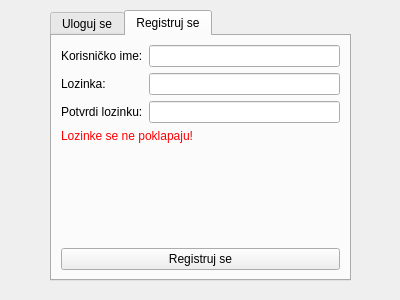
<?xml version="1.0" encoding="UTF-8"?>
<ui version="4.0">
 <class>LoginDialog</class>
 <widget class="QDialog" name="LoginDialog">
  <property name="geometry">
   <rect>
    <x>0</x>
    <y>0</y>
    <width>400</width>
    <height>300</height>
   </rect>
  </property>
  <property name="windowTitle">
   <string>Dialog</string>
  </property>
  <widget class="QTabWidget" name="tabWidget">
   <property name="geometry">
    <rect>
     <x>50</x>
     <y>10</y>
     <width>301</width>
     <height>271</height>
    </rect>
   </property>
   <property name="currentIndex">
    <number>1</number>
   </property>
   <widget class="QWidget" name="tab_login">
    <attribute name="title">
     <string>Uloguj se</string>
    </attribute>
    <layout class="QFormLayout" name="formLayout">
     <item row="0" column="0">
      <widget class="QLabel" name="label_username">
       <property name="text">
        <string>Korisničko ime:</string>
       </property>
      </widget>
     </item>
     <item row="0" column="1">
      <widget class="QLineEdit" name="lineEdit_username"/>
     </item>
     <item row="1" column="0">
      <widget class="QLabel" name="label_password">
       <property name="text">
        <string>Lozinka:</string>
       </property>
      </widget>
     </item>
     <item row="1" column="1">
      <widget class="QLineEdit" name="lineEdit_password">
       <property name="echoMode">
        <enum>QLineEdit::Password</enum>
       </property>
      </widget>
     </item>
     <item row="3" column="0" colspan="2">
      <widget class="QPushButton" name="pushButton_login">
       <property name="text">
        <string>Uloguj se</string>
       </property>
      </widget>
     </item>
     <item row="2" column="0">
      <spacer name="verticalSpacer">
       <property name="orientation">
        <enum>Qt::Vertical</enum>
       </property>
       <property name="sizeHint" stdset="0">
        <size>
         <width>20</width>
         <height>40</height>
        </size>
       </property>
      </spacer>
     </item>
    </layout>
   </widget>
   <widget class="QWidget" name="tab_register">
    <attribute name="title">
     <string>Registruj se</string>
    </attribute>
    <layout class="QFormLayout" name="formLayout_3">
     <item row="0" column="0">
      <widget class="QLabel" name="label_username_reg">
       <property name="text">
        <string>Korisničko ime:</string>
       </property>
      </widget>
     </item>
     <item row="1" column="0">
      <widget class="QLabel" name="label_password_reg">
       <property name="text">
        <string>Lozinka:</string>
       </property>
      </widget>
     </item>
     <item row="4" column="0">
      <spacer name="verticalSpacer_2">
       <property name="orientation">
        <enum>Qt::Vertical</enum>
       </property>
       <property name="sizeHint" stdset="0">
        <size>
         <width>20</width>
         <height>40</height>
        </size>
       </property>
      </spacer>
     </item>
     <item row="5" column="0" colspan="2">
      <widget class="QPushButton" name="pushButton_openRegister">
       <property name="text">
        <string>Registruj se</string>
       </property>
      </widget>
     </item>
     <item row="2" column="0">
      <widget class="QLabel" name="label_confirmPassword">
       <property name="text">
        <string>Potvrdi lozinku:</string>
       </property>
      </widget>
     </item>
     <item row="3" column="0" colspan="2">
      <widget class="QLabel" name="label_error">
       <property name="styleSheet">
        <string notr="true">color: red;</string>
       </property>
       <property name="text">
        <string>Lozinke se ne poklapaju!</string>
       </property>
      </widget>
     </item>
     <item row="0" column="1">
      <widget class="QLineEdit" name="lineEdit_username_reg"/>
     </item>
     <item row="1" column="1">
      <widget class="QLineEdit" name="lineEdit_password_reg">
       <property name="echoMode">
        <enum>QLineEdit::Password</enum>
       </property>
      </widget>
     </item>
     <item row="2" column="1">
      <widget class="QLineEdit" name="lineEdit_confirmPassword">
       <property name="echoMode">
        <enum>QLineEdit::Password</enum>
       </property>
      </widget>
     </item>
    </layout>
   </widget>
  </widget>
 </widget>
 <resources/>
 <connections/>
</ui>
